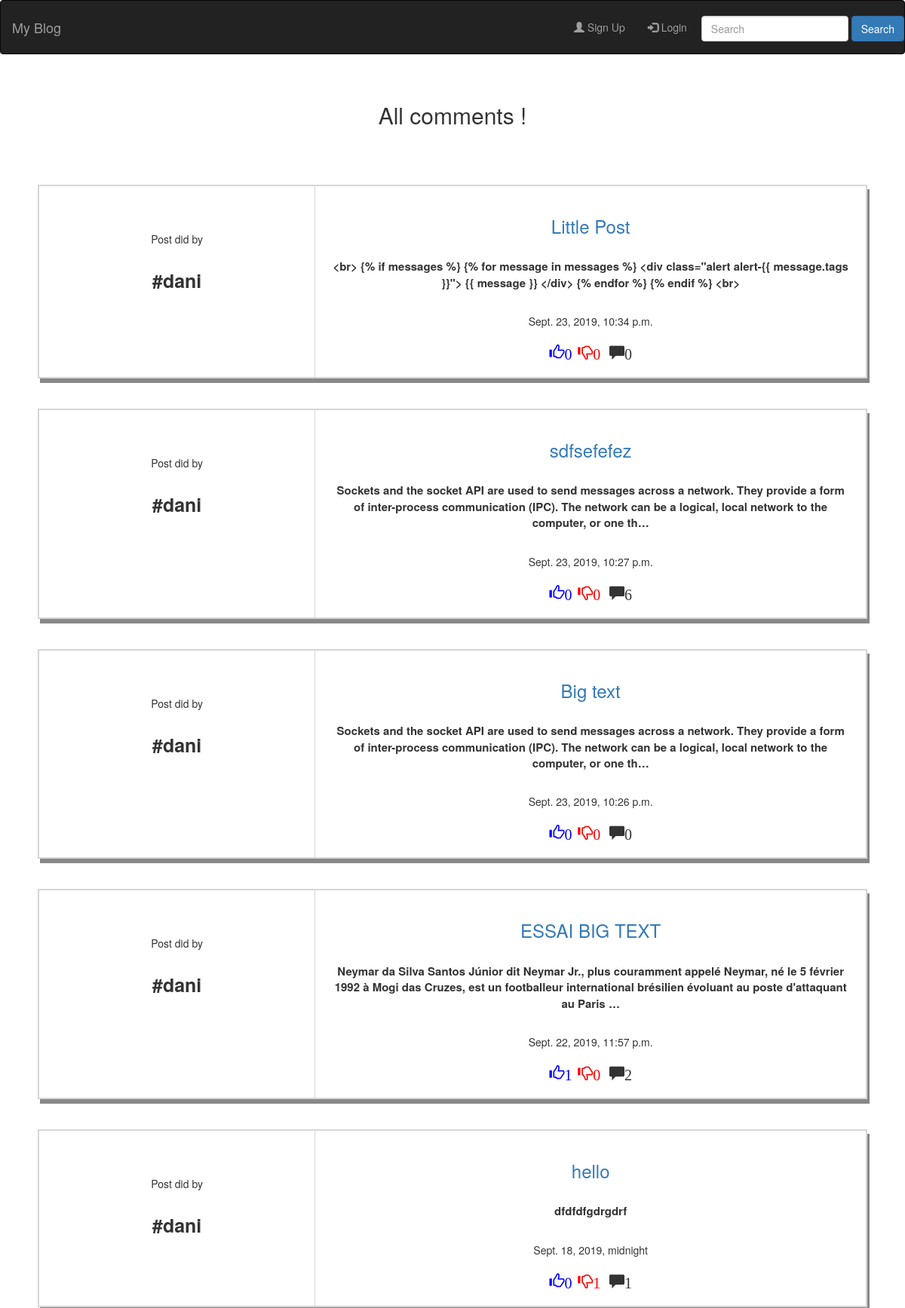
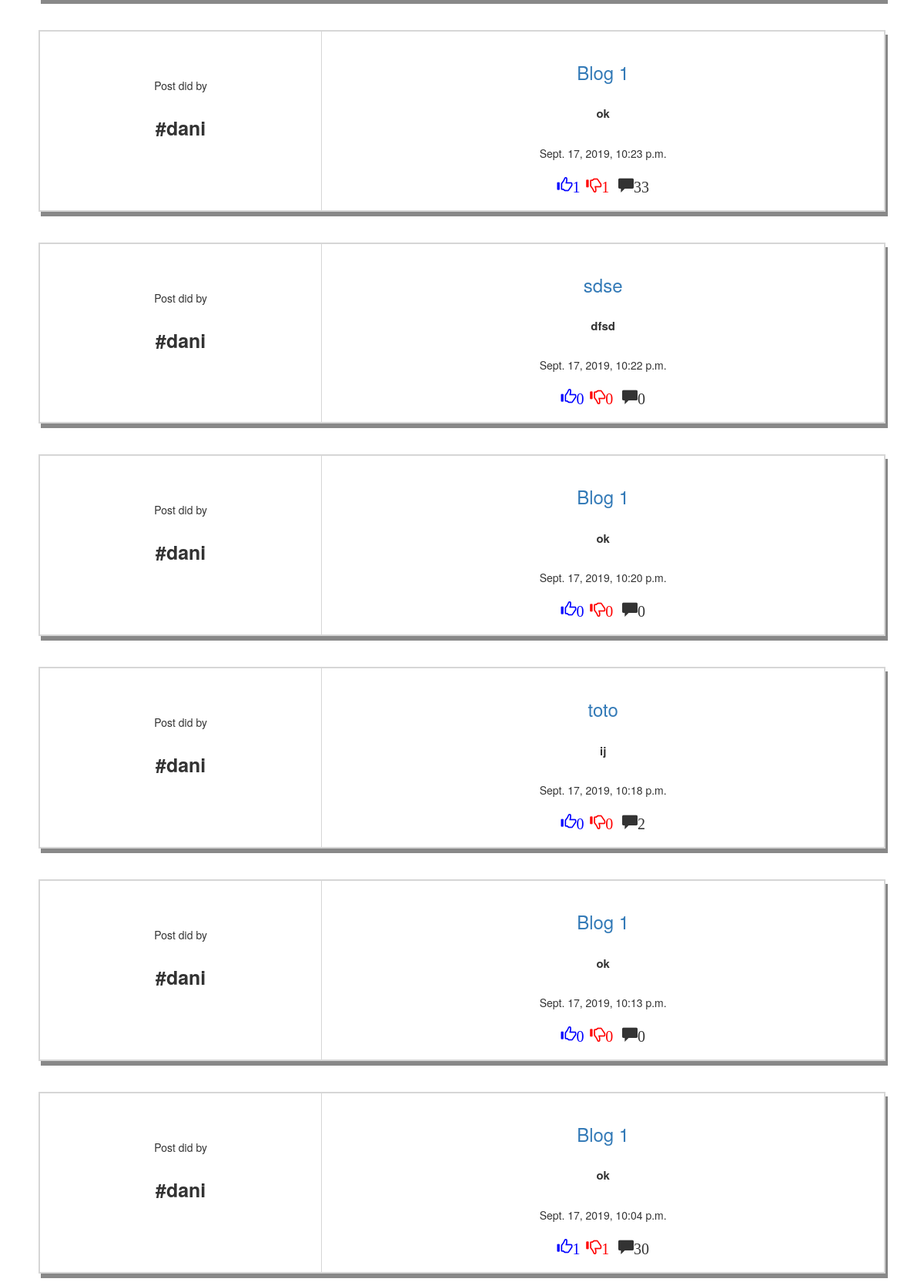
The page / (upper part) on the database its author committed (2 pictures, top to bottom).
### appone/models.py (models this page shows, shortened)
class NewPost_Likes_Dislikes(models.Model):
    title = models.CharField(max_length=255)
    text = models.CharField(max_length=255)
    author = models.CharField(max_length=100)
    likes = models.CharField(max_length=100,default=0)
    dislikes = models.CharField(max_length=100, default=0)
    date_posted = models.DateTimeField(default=timezone.now)
    number_comments = models.CharField(max_length=100,default=0)
    class Meta:
        ordering = ['-date_posted']

### appone/views.py (the view)
# urls.py: path('', PostListView.as_view(), name="home"),
class PostListView(ListView):
    model = NewPost_Likes_Dislikes
    template_name = 'appone/home.html'
    context_object_name = 'Post'

### appone/templates/appone/home.html (shortened to what this page needs)
{% extends "appone/base.html"%}
{% load crispy_forms_tags %}
{% block content %}
<br>
<div style="padding: 20px;
  text-align: center;
  color: white;
  font-size: 30px;" class="header">
  <p>All comments !</p>
</div>
    <br>
{% for Posts in Post %}
<br>
<div style="padding: 0px 50px" class="container">
  <div style="border: 2px solid #d6d6d6; box-shadow: 3px 6px #888888" class="row">
    <div style="padding-top: 60px;text-align:center; " class="col-xs-4 col-sm-4">
        Post did by
        <h1><strong style="font-size:25px">#{{ Posts.author }}</strong></h1>
    </div>
    <div  style="border-left: 1px solid #d6d6d6;padding: 20px; text-align:center;" class="col-xs-8 col-sm-8">
      <h3><a href="{% url 'postone' Posts.pk%}">{{ Posts.title }}</a></h3>
            <br>
            <p style="font-weight: bold; font-size:15px">{{ Posts.text|truncatechars:200}}</p>
            <br>
            {{ Posts.date_posted }}
            <br>
            <br>
            <span class="glyphicon glyphicon-thumbs-up" style="color:blue; font-size:20px">{{ Posts.likes }}</span>&nbsp;
            <span class="glyphicon glyphicon-thumbs-down" style="color:red; font-size:20px">{{ Posts.dislikes }}</span>
            <span class="glyphicon glyphicon-comment" style="font-size:20px">{{ Posts.number_comments }}</span>
    </div>
  </div>
</div>
<br>
{% endfor %}
{% endblock %}

### rows shown on the page
NewPost_Likes_Dislikes: author "dani", title "Little Post", text "<br> {% if messages %} {% for message in messages %} <div class=\"alert alert-{{ message.tags }}\"> {{ message }} </div> {% endfor %} {% endif %} <br>", date_posted "Sept. 23, 2019, 10:34 p.m.", likes "0", dislikes "0", number_comments "0"
NewPost_Likes_Dislikes: author "dani", title "sdfsefefez", text "Sockets and the socket API are used to send messages across a network. They provide a form of inter-process communication (IPC). The network can be a logical, local network to the computer, or one th…", date_posted "Sept. 23, 2019, 10:27 p.m.", likes "0", dislikes "0", number_comments "6"
NewPost_Likes_Dislikes: author "dani", title "Big text", text "Sockets and the socket API are used to send messages across a network. They provide a form of inter-process communication (IPC). The network can be a logical, local network to the computer, or one th…", date_posted "Sept. 23, 2019, 10:26 p.m.", likes "0", dislikes "0", number_comments "0"
NewPost_Likes_Dislikes: author "dani", title "ESSAI BIG TEXT", text "Neymar da Silva Santos Júnior dit Neymar Jr., plus couramment appelé Neymar, né le 5 février 1992 à Mogi das Cruzes, est un footballeur international brésilien évoluant au poste d'attaquant au Paris …", date_posted "Sept. 22, 2019, 11:57 p.m.", likes "1", dislikes "0", number_comments "2"
NewPost_Likes_Dislikes: author "dani", title "hello", text "dfdfdfgdrgdrf", date_posted "Sept. 18, 2019, midnight", likes "0", dislikes "1", number_comments "1"
NewPost_Likes_Dislikes: author "dani", title "Blog 1", text "ok", date_posted "Sept. 17, 2019, 10:23 p.m.", likes "1", dislikes "1", number_comments "33"
NewPost_Likes_Dislikes: author "dani", title "sdse", text "dfsd", date_posted "Sept. 17, 2019, 10:22 p.m.", likes "0", dislikes "0", number_comments "0"
NewPost_Likes_Dislikes: author "dani", title "Blog 1", text "ok", date_posted "Sept. 17, 2019, 10:20 p.m.", likes "0", dislikes "0", number_comments "0"
NewPost_Likes_Dislikes: author "dani", title "toto", text "ij", date_posted "Sept. 17, 2019, 10:18 p.m.", likes "0", dislikes "0", number_comments "2"
NewPost_Likes_Dislikes: author "dani", title "Blog 1", text "ok", date_posted "Sept. 17, 2019, 10:13 p.m.", likes "0", dislikes "0", number_comments "0"
NewPost_Likes_Dislikes: author "dani", title "Blog 1", text "ok", date_posted "Sept. 17, 2019, 10:04 p.m.", likes "1", dislikes "1", number_comments "30"
